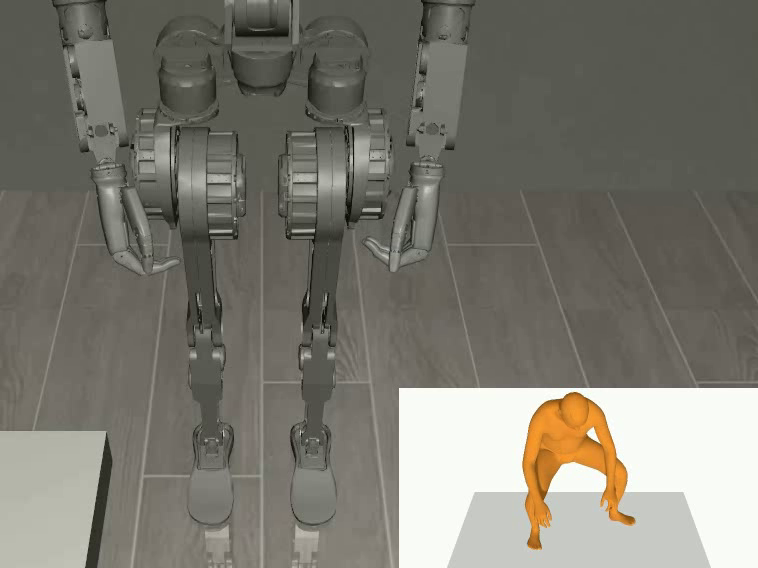
#> input picture frame 78 of robosuite/track_hand.mp4, 758 x 568 px, given in place of 0.mp4, which was not available
$ python stitch_video.py
#> lines starting #> are read from the running program, lines starting #| are printed output that depends on the picture; pictures that were not available may be replaced by others from this repository, and a replacement may not be noted
import argparse
import re

import cv2
import numpy as np


def get_args():
    parser = argparse.ArgumentParser()
    parser.add_argument("--motion_id", type=str, default="000003")
    args = parser.parse_args()
    return args


# [167 lines left out: functions stitch_videos_human_robot, stitch_2_2_videos, not called in this run]


def stitch_3_3_videos(video_paths):
    video_clips = [cv2.VideoCapture(path) for path in video_paths]
    width = int(video_clips[0].get(cv2.CAP_PROP_FRAME_WIDTH))
    height = int(video_clips[0].get(cv2.CAP_PROP_FRAME_HEIGHT))
    fourcc = cv2.VideoWriter_fourcc(*"mp4v")
    out = cv2.VideoWriter(f"tmp_video/stitched_reach.mp4", fourcc, 20, (int(512 * 3), int(512 * 3)))

    out_frames = []
    while True:
        frames = [cap.read()[1] for cap in video_clips]  # read a frame from each video
#> frames = 9 items
        if any(frame is None for frame in frames):
            break  # stop if any video reaches the end

        new_frames = []
        for i, frame in enumerate(frames):
            frame = cv2.resize(frame, (512, 512))
            # [7 lines of commented-out code are left out]
            new_frames.append(frame)
#> this loop made 9 passes
#> pass 1, in stitch_3_3_videos, `frame = cv2.resize(frame, (512, 512))`:
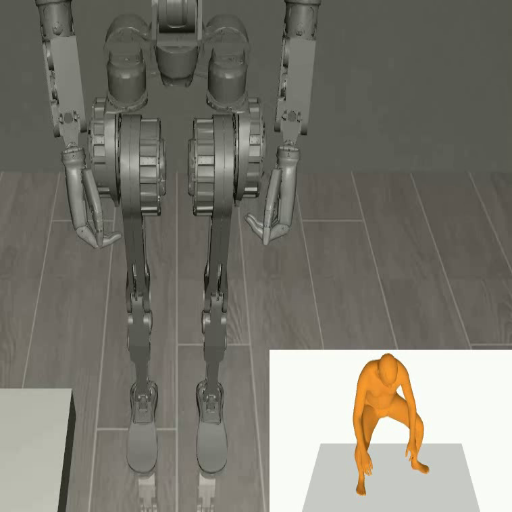
#> frame: shape (512, 512, 3); mean of channels 0, 1, 2 110.9, 120.4, 122.7; drawn as B, G, R
#> after the loop, new_frames = 9 items

        # Assume we're doing a 3x3 grid as rows of 3 videos each
        row1 = np.hstack((new_frames[0], new_frames[1], new_frames[2]))
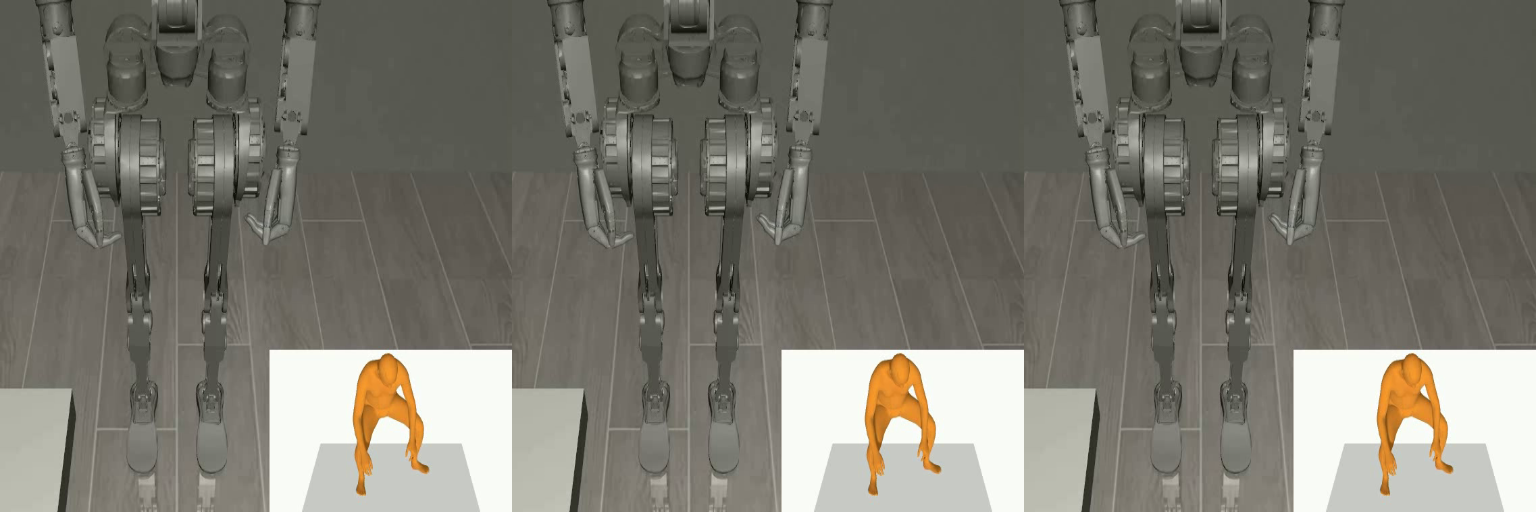
#> row1: shape (512, 1536, 3); mean of channels 0, 1, 2 110.9, 120.4, 122.7; drawn as B, G, R
        row2 = np.hstack((new_frames[3], new_frames[4], new_frames[5]))
        row3 = np.hstack((new_frames[6], new_frames[7], new_frames[8]))

        # Vertically stack the rows
        final_frame = np.vstack((row1, row2, row3))
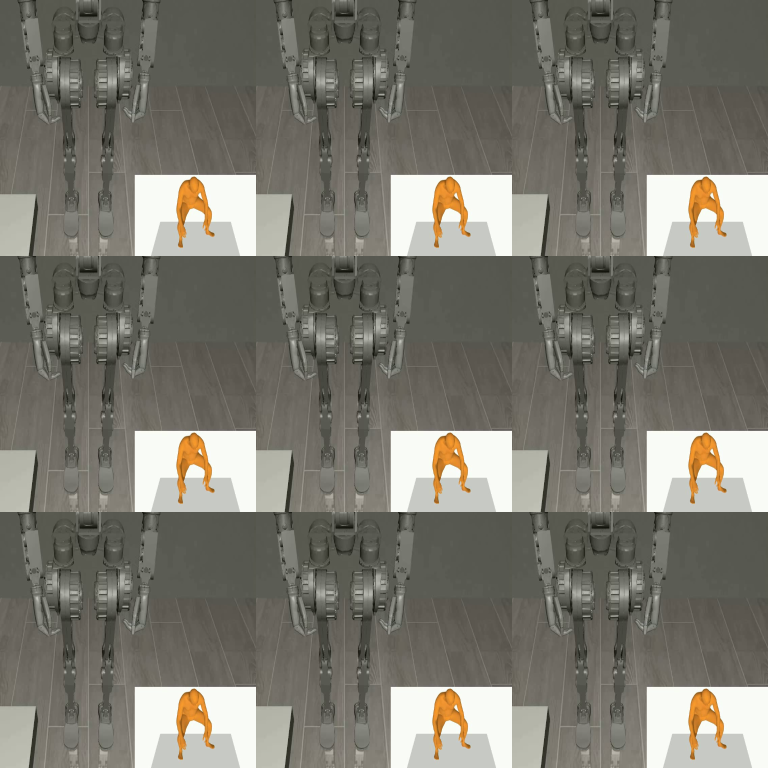
#> final_frame: shape (1536, 1536, 3) (shown at 1/2 size); mean of channels 0, 1, 2 110.9, 120.4, 122.7; drawn as B, G, R

        # Write the stitched frame
        out.write(final_frame)
        out_frames.append(final_frame)

    # Release everything when done
    for cap in video_clips:
        cap.release()
    out.release()


if __name__ == "__main__":
    args = get_args()

    robot_video_path = f"data/motion/{args.motion_id}/{args.motion_id}_robot.mp4"
    human_video_path = f"data/motion/{args.motion_id}/{args.motion_id}_human.mp4"
    output_path = f"data/motion/{args.motion_id}/{args.motion_id}_stitched.mp4"
    # stitch_videos_human_robot(robot_video_path, human_video_path, output_path)

    # video_paths = [
    #     'tmp_video/0.1_50_20_adjust_0.mp4',
    #     'tmp_video/0.1_50_20_adjust_1.mp4',
    #     'tmp_video/0.1_70_0_adjust_0.mp4',
    #     'tmp_video/0.1_70_0_adjust_1.mp4',
    # ]
    # stitch_2_2_videos(video_paths)

    # video_paths = [
    #     'tmp_video/0x0y0z.mp4',
    #     'tmp_video/0x0y0.05z.mp4',
    #     'tmp_video/0x0y0.1z.mp4',
    #     'tmp_video/0x0.05y0z.mp4',
    #     'tmp_video/0x0.1y0z.mp4',
    #     'tmp_video/0.05x0y0z.mp4',
    #     'tmp_video/0.05x0.05y0z.mp4',
    #     'tmp_video/0.1x0.1y0z.mp4',
    #     'tmp_video/0.1x0.2y0.05z.mp4',
    # ]
    # stitch_3_3_videos(video_paths)

    video_paths = [
        "tmp_video/0.mp4",
        "tmp_video/1.mp4",
        "tmp_video/2.mp4",
        "tmp_video/3.mp4",
        "tmp_video/4.mp4",
        "tmp_video/5.mp4",
        "tmp_video/6.mp4",
        "tmp_video/7.mp4",
        "tmp_video/8.mp4",
    ]
    stitch_3_3_videos(video_paths)

$ run again, starting later in the video
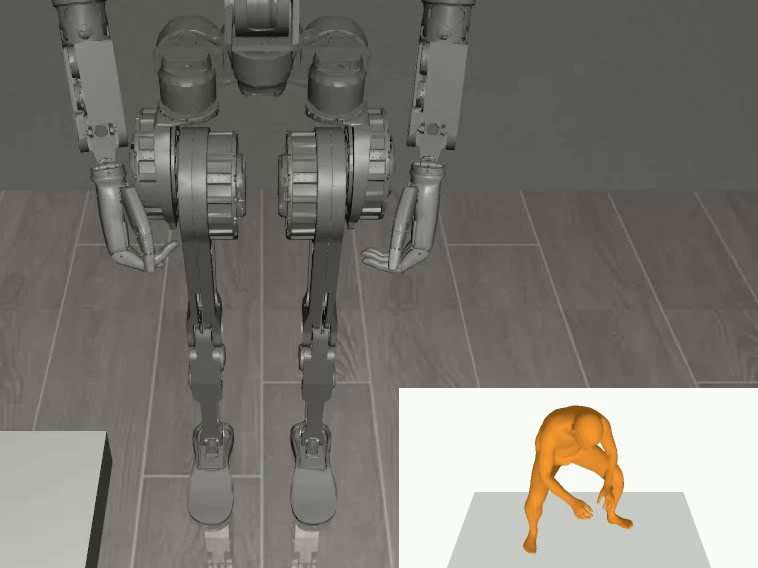
#> input picture frame 355 of robosuite/track_hand.mp4, 758 x 568 px, given in place of 0.mp4, which was not available
#> frames = 9 items
#> the loop in stitch_3_3_videos, `for i, frame in enumerate(frames):` made 9 passes
#> pass 1, in stitch_3_3_videos, `frame = cv2.resize(frame, (512, 512))`:
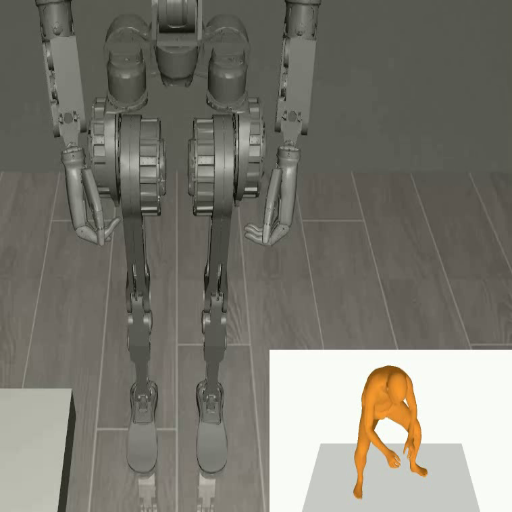
#> frame: shape (512, 512, 3); mean of channels 0, 1, 2 111.3, 120.6, 122.7; drawn as B, G, R
#> in stitch_3_3_videos, `final_frame = np.vstack((row1, row2, row3))`:
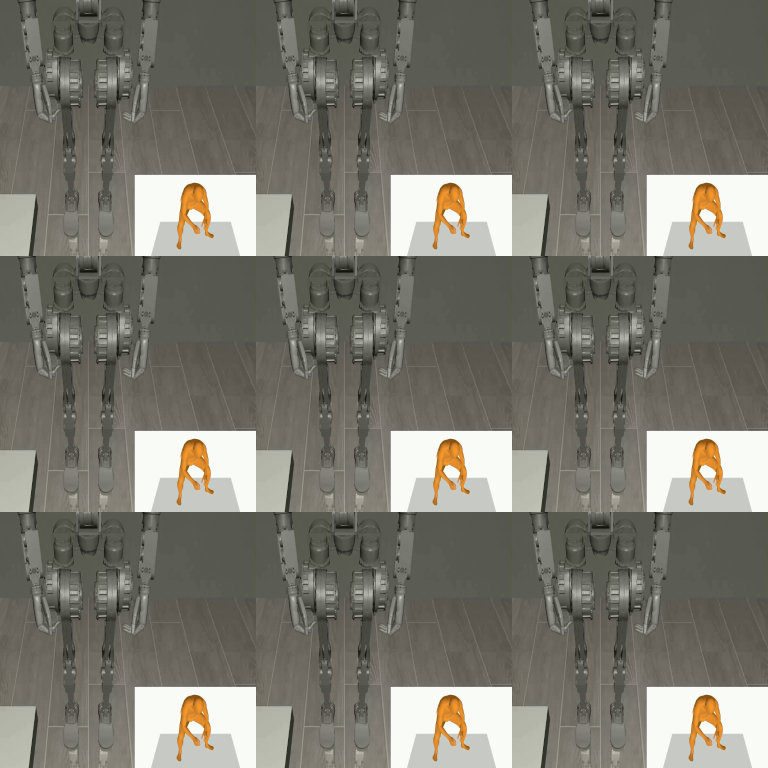
#> final_frame: shape (1536, 1536, 3) (shown at 1/2 size); mean of channels 0, 1, 2 111.3, 120.6, 122.7; drawn as B, G, R
